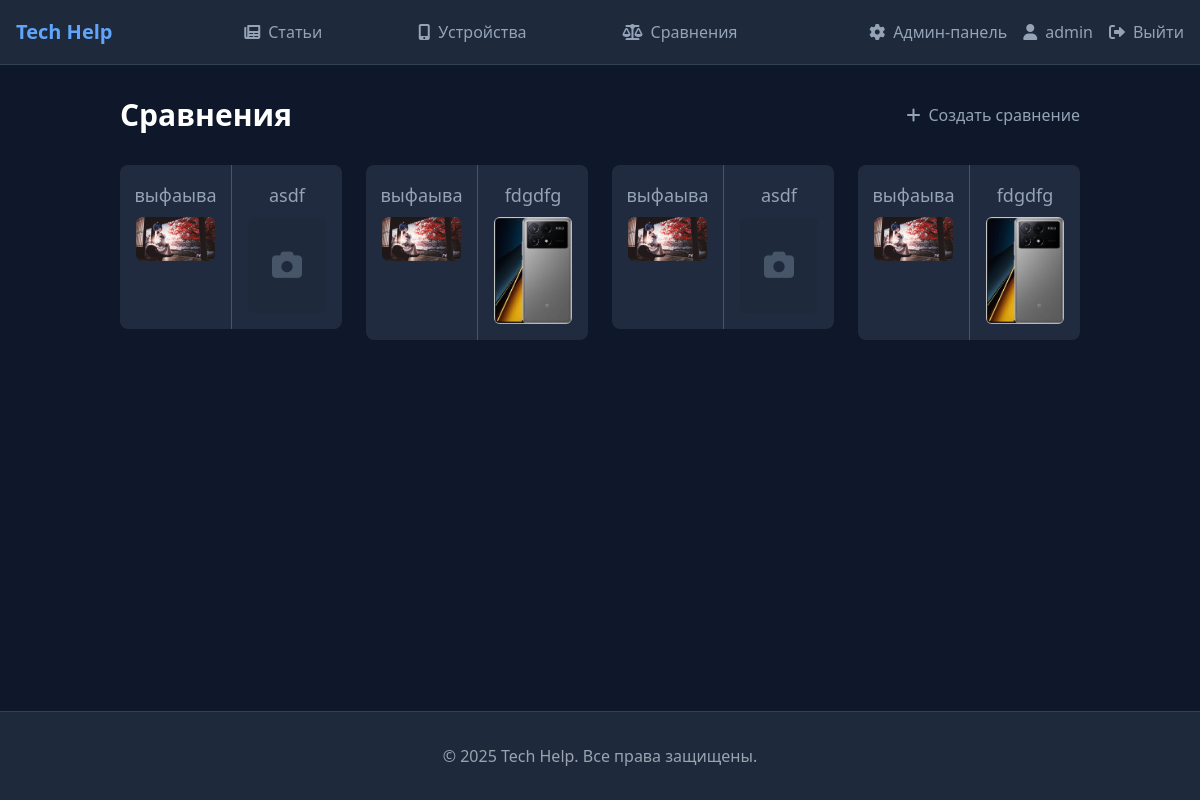
The app's page /comparisons/ (signed in) with its own data.
### users/models.py (models this page shows, shortened)
class User(AbstractUser):
    email = models.EmailField(_('email address'), unique=True)
    bio = models.TextField(_('biography'), max_length=500, blank=True)
    birth_date = models.DateField(_('birth date'), null=True, blank=True)
    REQUIRED_FIELDS = ['email']
    class Meta:
        verbose_name = 'Пользователь'
        verbose_name_plural = 'Пользователи'

### comparisons/models.py (models this page shows, shortened)
class Comparison(models.Model):
    title = models.CharField(max_length=255, verbose_name='Название', blank=True)
    slug = models.SlugField(unique=True, blank=True)
    devices = models.ManyToManyField(Device, verbose_name='Устройства')
    created_by = models.ForeignKey(settings.AUTH_USER_MODEL, on_delete=models.CASCADE, verbose_name='Создатель')
    created_date = models.DateTimeField(auto_now_add=True)
    is_public = models.BooleanField(default=True, verbose_name='Публичное сравнение')
    class Meta:
        verbose_name = 'Сравнение'
        verbose_name_plural = 'Сравнения'
        ordering = ['-created_date']

### devices/models.py (models this page shows, shortened)
class Device(models.Model):
    name = models.CharField(max_length=200, verbose_name='Название')
    slug = models.SlugField(unique=True, blank=True)
    description = models.TextField(verbose_name='Описание')
    main_image = models.ImageField(
        upload_to='devices/',
        verbose_name='Главное изображение',
        null=True,
        blank=True
    )
    category = models.ForeignKey(
        DeviceCategory,
        on_delete=models.SET_NULL,
        null=True,
        blank=True,
        verbose_name='Категория'
    )
    created_at = models.DateTimeField(auto_now_add=True, verbose_name='Дата создания')
    updated_at = models.DateTimeField(auto_now=True, verbose_name='Дата обновления')
    class Meta:
        ordering = ['-created_at']
        verbose_name = 'Устройство'
        verbose_name_plural = 'Устройства'

### comparisons/views.py (the view)
# urls.py: path('', views.comparison_list, name='comparison_list'),
def comparison_list(request):
    comparisons = Comparison.objects.all().order_by('-created_date')
    return render(request, 'comparisons/comparison_list.html', {
        'comparisons': comparisons
    })

### templates/comparisons/comparison_list.html (shortened to what this page needs)
{% extends 'base.html' %}
{% block content %}
<div class="container mx-auto px-4">
    <div class="flex justify-between items-center mb-8">
        <h1 class="text-3xl font-bold text-white">Сравнения</h1>
        {% if user.is_authenticated %}
        <a href="{% url 'comparisons:comparison_create' %}" class="btn-primary">
            <i class="fas fa-plus mr-2"></i>Создать сравнение
        </a>
        {% endif %}
    </div>
<div class="grid grid-cols-1 md:grid-cols-2 lg:grid-cols-4 gap-6">
    {% for comparison in comparisons %}
    <a href="{% url 'comparisons:comparison_detail' comparison.slug %}"
       class="block group">
        <div class="card bg-slate-700/50 hover:bg-slate-700 transition-all duration-200 rounded-lg overflow-hidden hover:scale-105 flex">
            <div class="w-1/2 p-4 flex flex-col justify-between">
                <div>
                    <div class="flex flex-wrap gap-2 mb-2 justify-center">
                        <span class="badge text-lg">{{ comparison.devices.first.name }}</span>
                    </div>
                    {% if comparison.devices.first.main_image %}
                        <img src="{{ comparison.devices.first.main_image.url }}"
                             alt="{{ comparison.title }}"
                             class="w-full h-auto object-cover rounded-md">
                    {% else %}
                         <div class="w-full h-24 bg-slate-800 flex items-center justify-center rounded-md mb-2">
                            <i class="fas fa-camera text-3xl text-slate-600"></i>
                        </div>
                    {% endif %}
                </div>
            </div>
            <div class="w-1/2 p-4 flex flex-col justify-between">
                <div>
                    <div class="flex flex-wrap gap-2 mb-2 justify-center">
                        <span class="badge text-lg">{{ comparison.devices.last.name }}</span>
                    </div>
                     {% if comparison.devices.last.main_image %}
                        <img src="{{ comparison.devices.last.main_image.url }}"
                             alt="{{ comparison.title }}"
                             class="w-full h-auto object-cover rounded-md">
                    {% else %}
                         <div class="w-full h-24 bg-slate-800 flex items-center justify-center rounded-md">
                            <i class="fas fa-camera text-3xl text-slate-600"></i>
                        </div>
                    {% endif %}
                </div>
            </div>
        </div>
    </a>
    {% empty %}
    <div class="col-span-full text-center py-8">
        <p class="text-gray-400">Сравнений пока нет</p>
    </div>
    {% endfor %}
</div>
</div>
{% endblock %}

### templates/base.html (shortened to what this page needs)
{% load static %}
<!DOCTYPE html>
<html lang="ru" class="h-full">
<head>
    <script src="https://cdn.tailwindcss.com"></script>
    <link rel="stylesheet" href="https://cdnjs.cloudflare.com/ajax/libs/font-awesome/6.0.0/css/all.min.css">
    <link rel="stylesheet" href="https://cdn.jsdelivr.net/npm/swiper@8/swiper-bundle.min.css" />
    <link href="{% static 'css/base.css' %}" rel="stylesheet">
    <link href="{% static 'css/animations.css' %}" rel="stylesheet">
</head>
<body class="flex flex-col min-h-screen bg-slate-900">
    <nav class="bg-slate-800 border-b border-slate-700">
        <div class="max-w-7xl mx-auto px-4">
            <div class="flex justify-between h-16">
                <a href="/" class="highlight flex items-center text-xl font-bold text-blue-400">
                    Tech Help
                </a>
                <div class="flex-1 flex justify-center items-center">
                    <nav class="flex space-x-16">
                        <a href="{% url 'articles:article_list' %}" class="nav-link p-4">
                            <i class="fas fa-newspaper mr-2"></i>Статьи
                        </a>
                        <a href="{% url 'devices:device_list' %}" class="nav-link p-4">
                            <i class="fas fa-mobile-alt mr-2"></i>Устройства
                        </a>
                        <a href="{% url 'comparisons:comparison_list' %}" class="nav-link p-4">
                            <i class="fas fa-balance-scale mr-2"></i>Сравнения
                        </a>
                    </nav>
                </div>
                <div class="flex items-center space-x-4">
                    {% if user.is_authenticated %}
                        {% if user.is_staff %}
                        <a href="{% url 'admin:index' %}" class="nav-link">
                            <i class="fas fa-cog mr-2"></i>Админ-панель
                        </a>
                        {% endif %}
                        <a href="{% url 'accounts:profile' %}" class="nav-link">
                            <i class="fas fa-user mr-2"></i>{{ user.username }}
                        </a>
                        <a href="{% url 'accounts:logout' %}" class="nav-link">
                            <i class="fas fa-sign-out-alt mr-2"></i>Выйти
                        </a>
                    {% endif %}
                </div>
            </div>
        </div>
    </nav>
    <main class="flex-grow container mx-auto px-4 py-8">
        {% block content %}{% endblock %}
    </main>
    <footer class="bg-slate-800 border-t border-slate-700 py-8 mt-auto">
        <div class="max-w-7xl mx-auto px-4">
            <div class="text-center text-gray-400">
                © {% now "Y" %} Tech Help. Все права защищены.
            </div>
        </div>
    </footer>
</body>
</html>

### static/css/base.css (style rules this page uses)
body { color: #94a3b8; }
.nav-link { transition: all 0.3s ease; }

### static/css/animations.css (style rules this page uses)
.highlight { transition: text-shadow 0.3s ease-in-out; }

### records on screen
User: username "admin"
Comparison: devices.first.name "выфаыва", devices.first.main_image (picture), devices.last.name "asdf"
Comparison: devices.first.name "выфаыва", devices.first.main_image (picture), devices.last.name "fdgdfg", devices.last.main_image (picture)
Comparison: devices.first.name "выфаыва", devices.first.main_image (picture), devices.last.name "asdf"
Comparison: devices.first.name "выфаыва", devices.first.main_image (picture), devices.last.name "fdgdfg", devices.last.main_image (picture)
